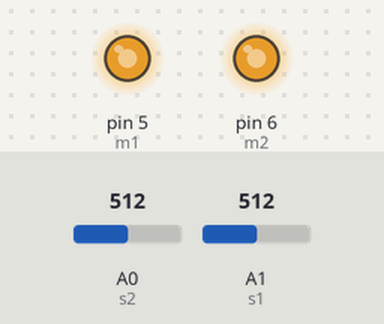
This sketch was run on a simulated Arduino Uno, built with avr-gcc and run on an emulated ATmega328P. Parts: output pins drawn as LEDs (lit = HIGH). Inputs (shaded band) come from the test bench; at power-on: A0 (s2) = 512, A1 (s1) = 512.

Above: at 1.2 s.
1.3 s: A0 (s2) set to 315
2.8 s: A0 (s2) set to 287
At 4.0 s:
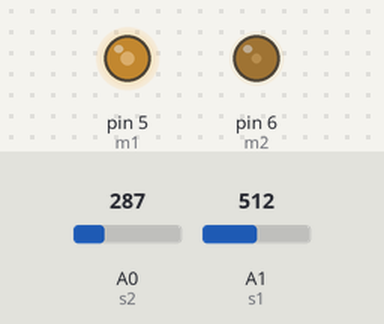
4.3 s: A1 (s1) set to 312
5.8 s: A1 (s1) set to 287
At 6.4 s:
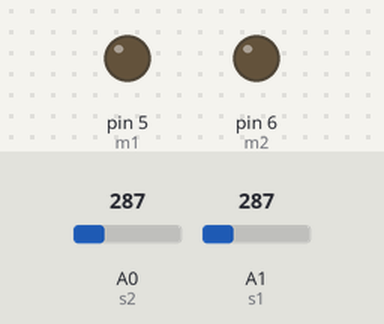
7.3 s: A0 (s2) set to 306
At 8.5 s:
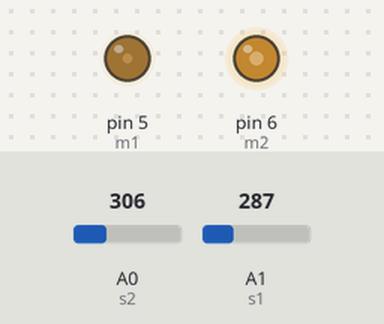
8.8 s: A0 (s2) set to 290
At 9.9 s:
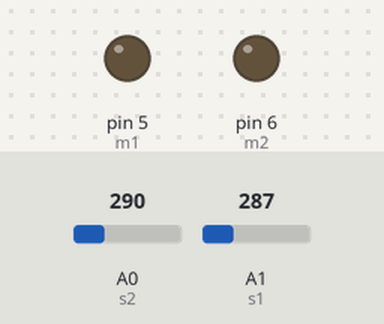
Timing chart, 0 to 11.3 s (numbered marks = the images above; inputs shaded):
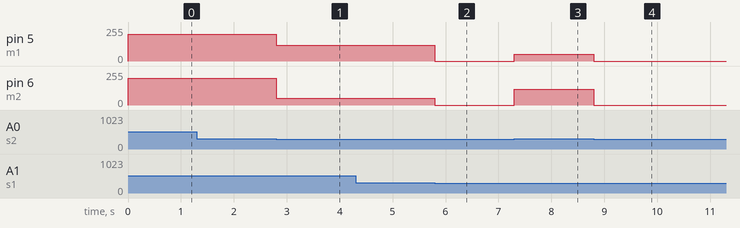

Measured:
- the behaviour switches between 300 and 299 on A0 (s2) (found by bisection; images 0 and 1)
- the behaviour switches between 300 and 299 on A1 (s1) (found by bisection; images 1 and 2)
- after the input at 1.3 s, every drawn part: stays the same
- after the input at 2.8 s, pin 5 (m1): 200/255 → 120/255 at once; pin 6 (m2): 200/255 → 50/255 at once
- after the input at 4.3 s, every drawn part: stays the same
- after the input at 5.8 s, pin 5 (m1): 120/255 → 0/255 at once; pin 6 (m2): 50/255 → 0/255 at once
- after the input at 7.3 s, pin 5 (m1): 0/255 → 50/255 at once; pin 6 (m2): 0/255 → 120/255 at once
- after the input at 8.8 s, pin 5 (m1): 50/255 → 0/255 at once; pin 6 (m2): 120/255 → 0/255 at once

The sketch:

seguidorDeLinha.ino
```cpp
#define s1 1
#define s2 0
#define m1 5
#define m2 6

void setup() {
  // put your setup code here, to run once:
  pinMode(s1,INPUT);
  pinMode(m1,OUTPUT);
  pinMode(m2,OUTPUT);
  pinMode(s2,INPUT);
}

void loop() {
  // put your main code here, to run repeatedly:
  if(analogRead(s1)>300 && analogRead(s2)>300)
  {
    analogWrite(m1,200);
    analogWrite(m2,200);
  }
  if(analogRead(s1)>300 && analogRead(s2)<300)
  {
    analogWrite(m1,120);
    analogWrite(m2,50);
  }
  if(analogRead(s1)<300 && analogRead(s2)>300)
  {
    analogWrite(m1,50);
    analogWrite(m2,120);
  }
  if(analogRead(s1)<300 && analogRead(s2)<300)
  {
    analogWrite(m1,0);
    analogWrite(m2,0);
  }
}
```
